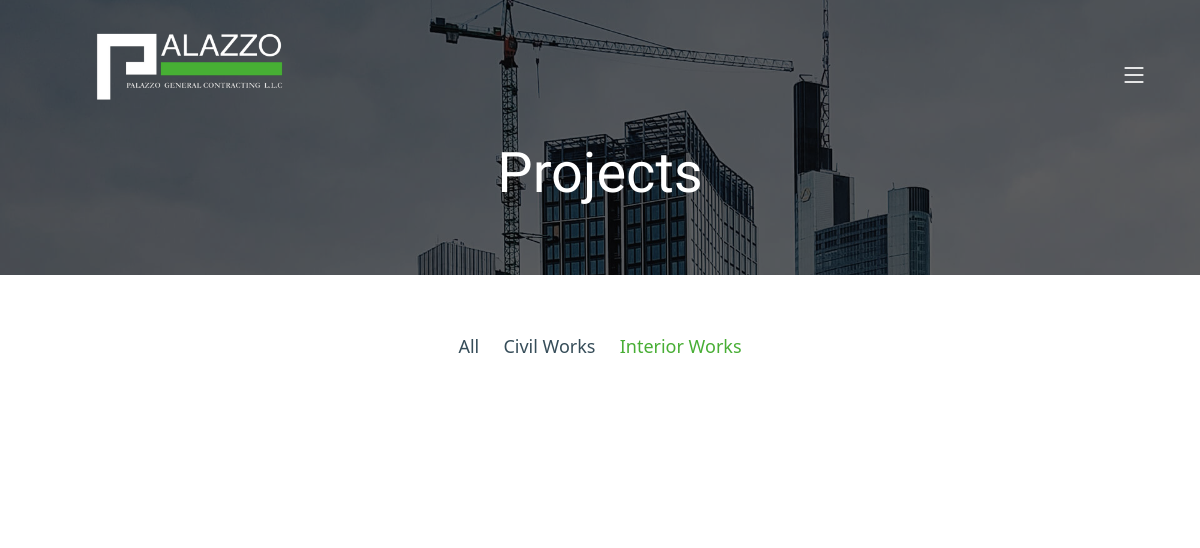
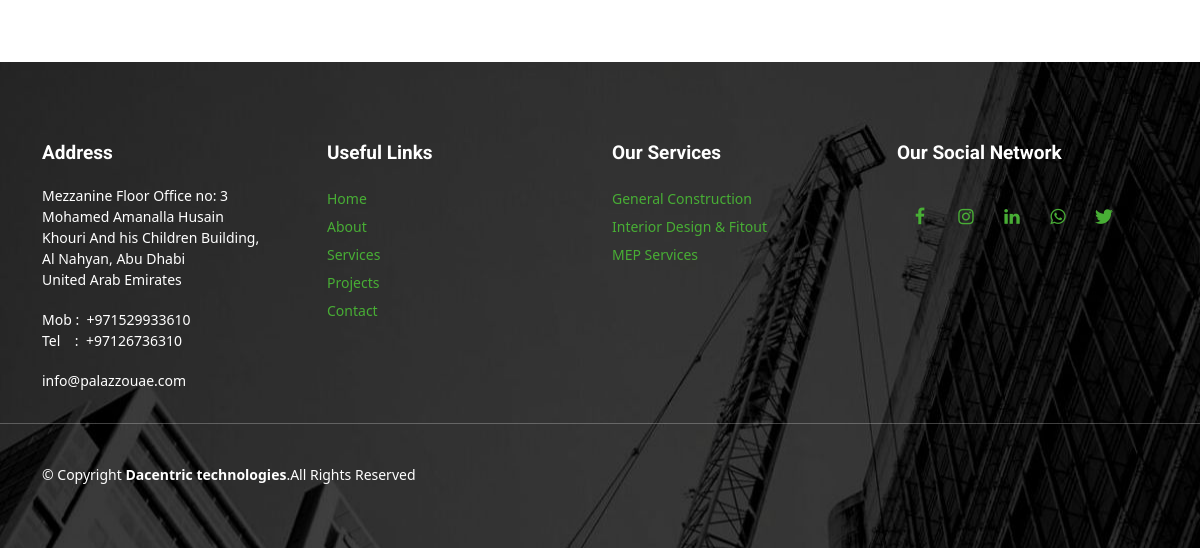
Page /interiorprojects on the earlier database version (2 pictures, top to bottom).
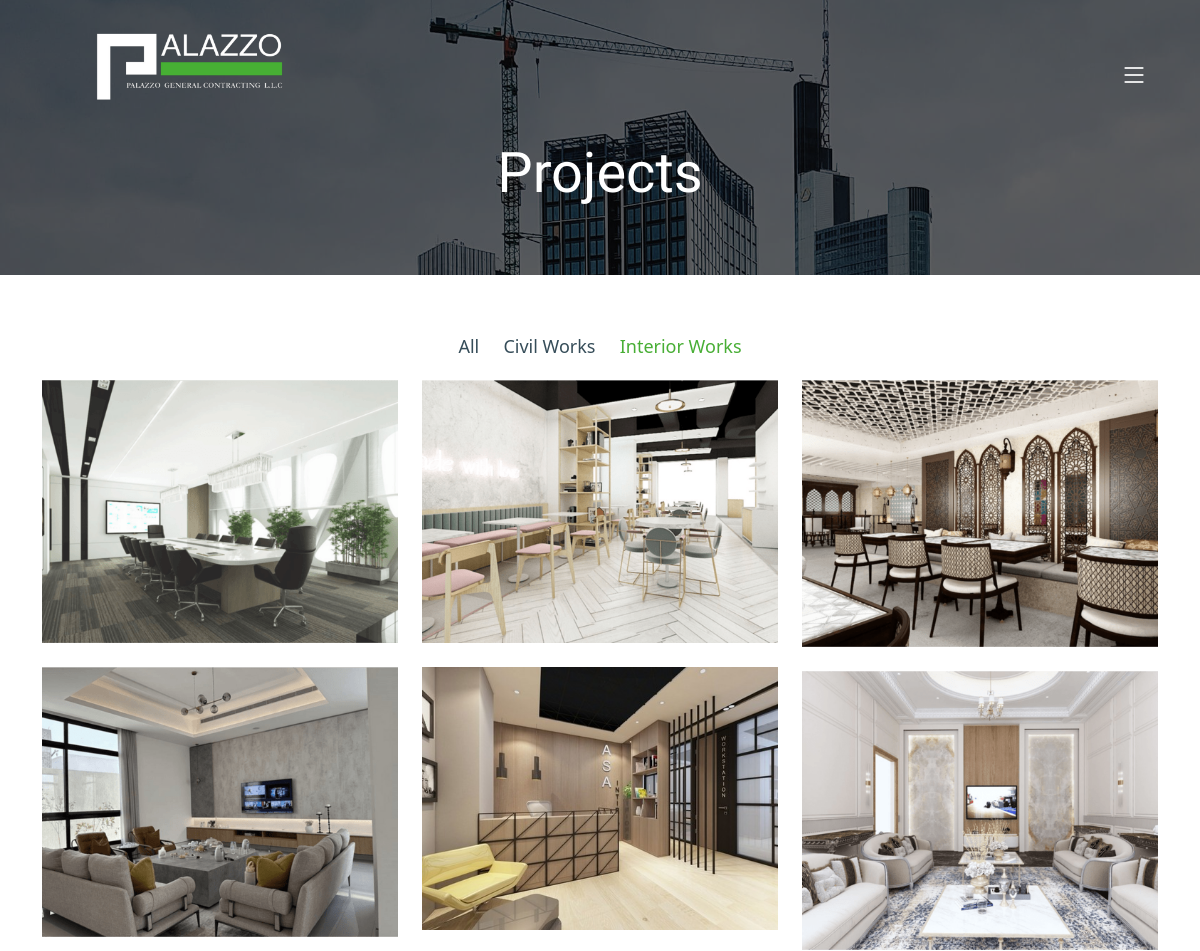
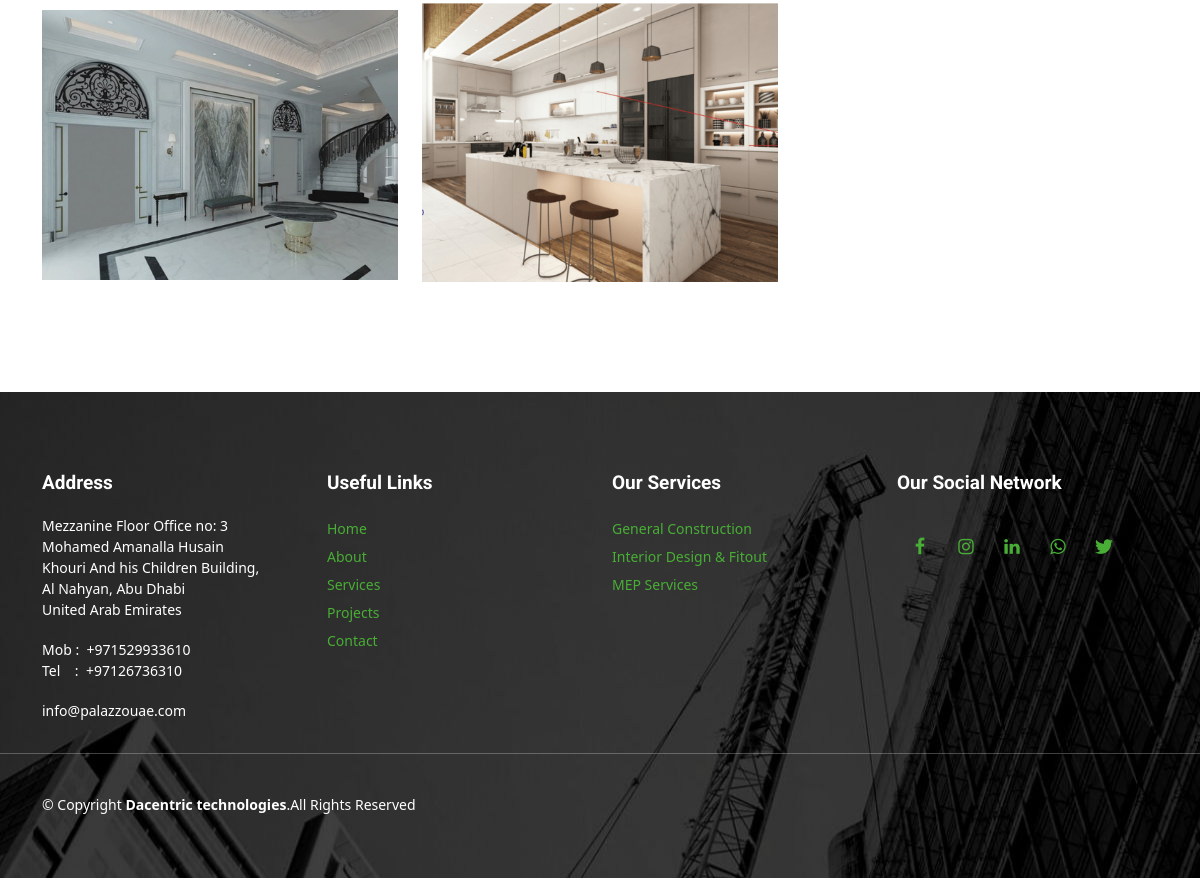
Same page on the later database version (2 pictures, top to bottom).
### website/models.py (models this page shows)
class Project_data(models.Model):
  name = models.CharField(max_length=200)
  section_name = models.CharField(max_length=200)
  img = models.ImageField(upload_to='projects')

### website/views.py (the view)
# urls.py: path('interiorprojects', views.interiorprojects,name="interiorprojects"),
def interiorprojects(request):
  projs = Project_data.objects.all()
  return render(request, 'interiorprojects.html', {'projs': projs})

### templates/interiorprojects.html (shortened to what this page needs)
{% load static %}
<!DOCTYPE html>
<html lang="en">
<head>
  <link href="{% static 'assets/vendor/bootstrap/css/bootstrap.min.css'%}" rel="stylesheet">
  <link href="{% static 'assets/vendor/bootstrap-icons/bootstrap-icons.css'%}" rel="stylesheet">
  <link href="{% static 'assets/vendor/fontawesome-free/css/all.min.css'%}" rel="stylesheet">
  <link href="{% static 'assets/vendor/aos/aos.css'%}" rel="stylesheet">
  <link href="{% static 'assets/vendor/glightbox/css/glightbox.min.css'%}" rel="stylesheet">
  <link href="{% static 'assets/vendor/swiper/swiper-bundle.min.css'%}" rel="stylesheet">
  <link rel="stylesheet" href="https://cdnjs.cloudflare.com/ajax/libs/font-awesome/4.7.0/css/font-awesome.min.css">
  <link href="{% static 'assets/css/main.css'%}" rel="stylesheet">
</head>
<body>
  <header id="header" class="header d-flex align-items-center">
    <div class="container-fluid container-xl d-flex align-items-center justify-content-between">
      <a href="{% url 'index' %}" class="logo d-flex align-items-center">
        <img src="{% static 'assets/img/palazzo-logo.png'%}" alt="">
      </a>
      <i class="mobile-nav-toggle mobile-nav-show bi bi-list"></i>
    </div>
  </header>
  <main id="main">
    <div class="breadcrumbs d-flex align-items-center" style="background-image: url({% static 'assets/img/breadcrumbs-bg.jpg'%});">
      <div class="container position-relative d-flex flex-column align-items-center" data-aos="fade">
        <h2>Projects</h2>
      </div>
    </div>
    <section id="projects" class="projects">
      <div class="container" data-aos="fade-up">
        <div class="portfolio-isotope" data-portfolio-filter=".interiorworks" data-portfolio-layout="masonry" data-portfolio-sort="original-order">
          <ul class="portfolio-flters" data-aos="fade-up" data-aos-delay="100">
            <li data-filter="*">All</li>
            <li data-filter=".civilworks">Civil Works</li>
            <li data-filter=".interiorworks" class="filter-active">Interior Works</li>
          </ul>
          <div class="row gy-4 portfolio-container" data-aos="fade-up" data-aos-delay="200">
            {% for proj in projs %}
            <div class="col-lg-4 col-md-6 portfolio-item {{proj.section_name}}" id="filter-cilvilworks">
              <div class="portfolio-content h-100">
                <img src="{{proj.img.url}}" class="img-fluid" alt="">
              </div>
            </div>
            {% endfor %}
          </div>
        </div>
      </div>
    </section>
  </main>
  <footer id="footer" style="margin-top: 50px;">
    <div class="footer-top">
        <div class="container">
            <div class="row">
                <div class="col-lg-3 col-md-6 footer-content">
                    <h4 style="font-size: 19px;">Address</h4>
                    <ul class="list-unstyled footer-link">
                      <li class="d-flex">
                        <span class="text-white">Mezzanine Floor Office no: 3<br>Mohamed Amanalla Husain<br>Khouri And his Children Building,<br>Al Nahyan, Abu Dhabi<br>United Arab Emirates</span>
                      </li>
                      <li class="d-flex" style="padding-top:0.5cm;">
                        <span class="text-white">Mob&nbsp;:&nbsp;&nbsp;+971529933610<br>Tel&nbsp;&nbsp;&nbsp;&nbsp;:&nbsp;&nbsp;+97126736310</span>
                        </li>
                        <li class="d-flex" style="padding-top:0.5cm;">
                          <span class="me-0"Email&nbsp;:&nbsp;</span><span class="text-white">info@palazzouae.com</span>
                          </li>
                    </ul>
                  </div>
                <div class="col-lg-3 col-md-6 footer-links">
                    <h4 style="font-size: 19px;">Useful Links</h4>
                    <ul>
                      <li><a href="{% url 'index' %}">Home</a></li>
                      <li><a href="{% url 'about' %}">About</a></li>
                      <li><a href="{% url 'services' %}">Services</a></li>
                      <li><a href="{% url 'projects' %}">Projects</a></li>
                      <li><a href="{% url 'contact' %}">Contact</a></li>
                    </ul>
                </div>
                <div class="col-lg-3 col-md-6 footer-links">
                    <h4 style="font-size: 19px;">Our Services</h4>
                    <ul>
                      <li><a href="{% url 'services' %}#alt-services-2">General Construction</a></li>
                      <li><a href="{% url 'services' %}#alt-services">Interior Design & Fitout</a></li>
                      <li><a href="{% url 'services' %}#alt-services-3">MEP Services</a></li>
                    </ul>
                </div>
                <div class="col-lg-3 col-md-6 footer-links">
                    <h4 style="font-size: 19px;">Our Social Network</h4>
                    <div class="social-links mt-3">
                      <ul class="list-unstyled footer-link d-flex footer-social">
                      <li><a href="#"><span class="fa fa-facebook"></span></a></li>
                      <li><a href="https://instagram.com/palazzo.general.contracting?igshid=MzRlODBiNWFlZA=="><span class="fa fa-instagram"></span></a></li>
                      <li><a href="https://www.linkedin.com/in/palazzo-general-contracting-17218a291/"><span class="fa fa-linkedin"></span></a></li>
                      <li><a href="https://wa.me/+971529933610"><span class="fa fa-whatsapp"></span></a></li>
                      <li><a href="#" class="d-flex align-items-center justify-content-center"><i class="bi bi-twitter"></i></a></li>
                      </ul>
                    </div>
                </div>
            </div>
        </div>
    </div>
    <hr>
    <div class="container py-4">
        <div class="copyright">
            &copy; Copyright <strong>Dacentric technologies</strong>.All Rights Reserved
        </div>
    </div>
    </footer>
</body>
</html>

### static/assets/css/main.css (style rules this page uses)
:root { --font-default: "Open Sans", system-ui, -apple-system, "Segoe UI", Roboto, "Helvetica Neue", Arial, "Noto Sans", "Liberation Sans", sans-serif, "Apple Color Emoji", "Segoe UI Emoji", "Segoe UI Symbol", "Noto Color Emoji"; --font-primary: "Roboto", sans-serif; --font-secondary: "Work Sans", sans-serif; }
:root { --color-default: #364d59; --color-primary: #48ae35; --color-secondary: #52565e; }
:root { scroll-behavior: smooth; }
body { font-family: var(--font-default); color: var(--color-default); overflow-x: hidden; }
a { color: var(--color-primary); text-decoration: none; }
h1, h2, h3, h4, h5, h6 { font-family: var(--font-primary); }
section { padding: 60px 0; overflow: hidden; }
.breadcrumbs { padding: 140px 0 60px 0; min-height: 30vh; position: relative; background-size: cover; background-position: center; background-repeat: no-repeat; }
.breadcrumbs:before { content: ""; background-color: rgba(0, 0, 0, 0.6); position: absolute; inset: 0; }
.breadcrumbs h2 { font-size: 56px; font-weight: 500; color: #fff; font-family: var(--font-secondary); }
.header { z-index: 997; position: absolute; padding: 30px 0; top: 0; left: 0; right: 0; }
.header .logo img { margin-bottom: auto; width: 300px; margin: -30px -100px 0px 0px; }
@media (max-width: 1279px) { .mobile-nav-show { position: relative; color: #fff; font-size: 28px; cursor: pointer; line-height: 0; transition: 0.5s; z-index: 9999; padding-right: 10px; } }
.projects .portfolio-flters { padding: 0; margin: 0 auto 20px auto; list-style: none; text-align: center; }
.projects .portfolio-flters li { cursor: pointer; display: inline-block; padding: 0; font-size: 18px; font-weight: 500; margin: 0 10px; line-height: 1; margin-bottom: 5px; transition: all 0.3s ease-in-out; }
.projects .portfolio-flters li:hover, .projects .portfolio-flters li.filter-active { color: var(--color-primary); }
.projects .portfolio-flters li:first-child { margin-left: 0; }
.projects .portfolio-flters li:last-child { margin-right: 0; }
.projects .portfolio-content { position: relative; overflow: hidden; }
.projects .portfolio-content img { transition: 0.3s; }
.container { font-family:system-ui, -apple-system, BlinkMacSystemFont, 'Segoe UI', Roboto, Oxygen, Ubuntu, Cantarell, 'Open Sans', 'Helvetica Neue', sans-serif; text-align:justify; }
#footer { padding: 80px 0 60px 0; color: #fff; background-size: cover; position: relative; font-size: 14px; background: url("../img/footer.jpg")top center no-repeat; }
#footer .footer-top h4 { font-size: 16px; font-weight: bold; position: relative; padding-bottom: 12px; }
#footer .footer-top .footer-links { margin-bottom: 30px; }
#footer .footer-top .footer-links ul { list-style: none; padding: 0; margin: 0; }
#footer .footer-top .footer-links ul li { padding-right: 10px 0; display: flex; align-items: center; }
#footer .footer-top .footer-links ul li:first-child { padding: 0; }
#footer .footer-top .footer-links ul li a { color: #48ae35; line-height: 2; }
#footer .footer-top .social-links a { font-size: 18px; display: inline-block; color: white; line-height: 1; border-radius: 50px; text-align: center; width: 36px; height: 36px; transition: 0.5s ease; margin: 5px; }
#footer .copyright { text-align: center; float: left; }

Differences in the rows shown:
added Project_data: img (picture)
added Project_data: img (picture)
added Project_data: img (picture)
added Project_data: img (picture)
added Project_data: img (picture)
added Project_data: img (picture)
added Project_data: img (picture)
added Project_data: img (picture)
